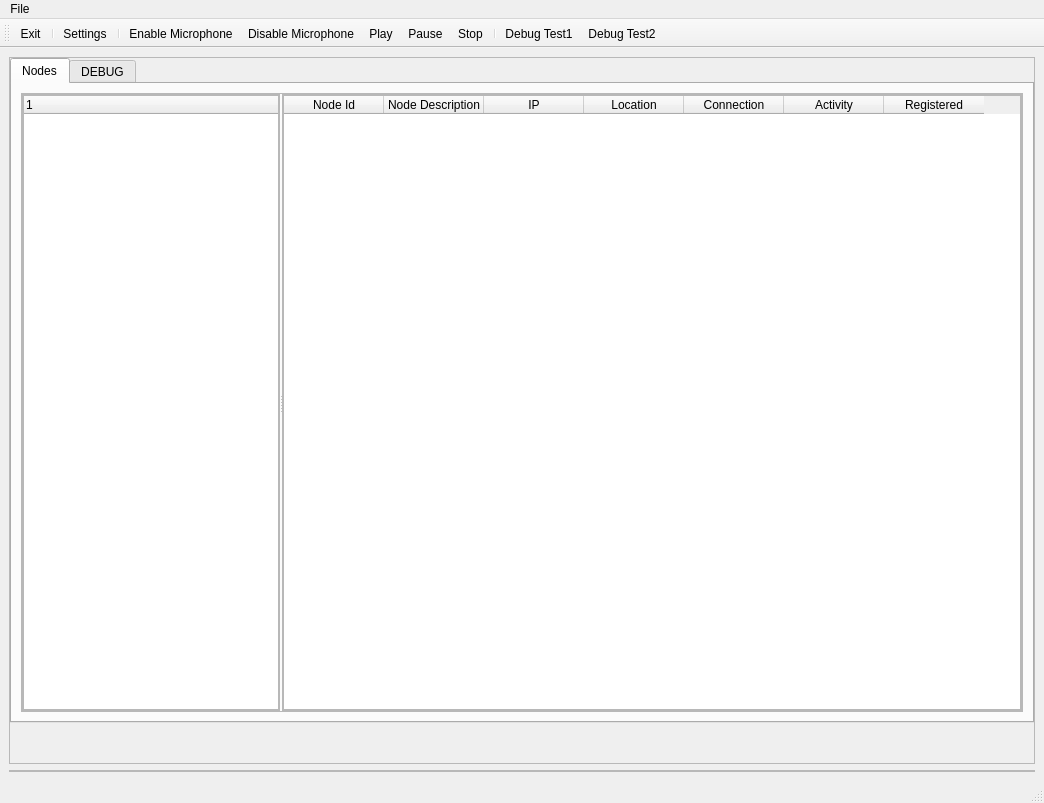
<?xml version="1.0" encoding="UTF-8"?>
<ui version="4.0">
 <class>MainWindow</class>
 <widget class="QMainWindow" name="MainWindow">
  <property name="geometry">
   <rect>
    <x>0</x>
    <y>0</y>
    <width>1044</width>
    <height>803</height>
   </rect>
  </property>
  <property name="sizePolicy">
   <sizepolicy hsizetype="Maximum" vsizetype="Maximum">
    <horstretch>0</horstretch>
    <verstretch>0</verstretch>
   </sizepolicy>
  </property>
  <property name="windowTitle">
   <string>Artı Altı VOIP Application V0.5</string>
  </property>
  <widget class="QWidget" name="centralwidget">
   <layout class="QGridLayout" name="gridLayout_3">
    <item row="1" column="0">
     <widget class="QFrame" name="frame_2">
      <property name="sizePolicy">
       <sizepolicy hsizetype="Preferred" vsizetype="Fixed">
        <horstretch>0</horstretch>
        <verstretch>0</verstretch>
       </sizepolicy>
      </property>
      <property name="frameShape">
       <enum>QFrame::StyledPanel</enum>
      </property>
      <property name="frameShadow">
       <enum>QFrame::Raised</enum>
      </property>
      <layout class="QFormLayout" name="formLayout">
       <property name="leftMargin">
        <number>0</number>
       </property>
       <property name="topMargin">
        <number>0</number>
       </property>
       <property name="rightMargin">
        <number>0</number>
       </property>
       <property name="bottomMargin">
        <number>0</number>
       </property>
      </layout>
     </widget>
    </item>
    <item row="0" column="0">
     <widget class="QFrame" name="frame">
      <property name="sizePolicy">
       <sizepolicy hsizetype="Preferred" vsizetype="Expanding">
        <horstretch>0</horstretch>
        <verstretch>0</verstretch>
       </sizepolicy>
      </property>
      <property name="autoFillBackground">
       <bool>false</bool>
      </property>
      <property name="frameShape">
       <enum>QFrame::StyledPanel</enum>
      </property>
      <property name="frameShadow">
       <enum>QFrame::Raised</enum>
      </property>
      <property name="lineWidth">
       <number>0</number>
      </property>
      <layout class="QGridLayout" name="gridLayout">
       <property name="leftMargin">
        <number>0</number>
       </property>
       <property name="topMargin">
        <number>0</number>
       </property>
       <property name="rightMargin">
        <number>0</number>
       </property>
       <property name="bottomMargin">
        <number>0</number>
       </property>
       <property name="spacing">
        <number>0</number>
       </property>
       <item row="0" column="0">
        <widget class="QTabWidget" name="tabWidget">
         <property name="sizePolicy">
          <sizepolicy hsizetype="Expanding" vsizetype="Expanding">
           <horstretch>0</horstretch>
           <verstretch>0</verstretch>
          </sizepolicy>
         </property>
         <property name="currentIndex">
          <number>0</number>
         </property>
         <property name="tabsClosable">
          <bool>false</bool>
         </property>
         <widget class="QWidget" name="tabMain">
          <attribute name="title">
           <string>Nodes</string>
          </attribute>
          <layout class="QGridLayout" name="gridLayout_2">
           <item row="0" column="0">
            <widget class="QFrame" name="frame_5">
             <property name="frameShape">
              <enum>QFrame::StyledPanel</enum>
             </property>
             <property name="frameShadow">
              <enum>QFrame::Raised</enum>
             </property>
             <layout class="QGridLayout" name="gridLayout_4">
              <property name="leftMargin">
               <number>0</number>
              </property>
              <property name="topMargin">
               <number>0</number>
              </property>
              <property name="rightMargin">
               <number>0</number>
              </property>
              <property name="bottomMargin">
               <number>0</number>
              </property>
              <property name="spacing">
               <number>0</number>
              </property>
              <item row="0" column="0">
               <widget class="QSplitter" name="splitter">
                <property name="frameShadow">
                 <enum>QFrame::Raised</enum>
                </property>
                <property name="lineWidth">
                 <number>5</number>
                </property>
                <property name="orientation">
                 <enum>Qt::Horizontal</enum>
                </property>
                <property name="opaqueResize">
                 <bool>false</bool>
                </property>
                <property name="handleWidth">
                 <number>2</number>
                </property>
                <property name="childrenCollapsible">
                 <bool>true</bool>
                </property>
                <widget class="QFrame" name="frame_3">
                 <property name="sizePolicy">
                  <sizepolicy hsizetype="Preferred" vsizetype="Preferred">
                   <horstretch>0</horstretch>
                   <verstretch>0</verstretch>
                  </sizepolicy>
                 </property>
                 <property name="frameShape">
                  <enum>QFrame::StyledPanel</enum>
                 </property>
                 <property name="frameShadow">
                  <enum>QFrame::Raised</enum>
                 </property>
                 <layout class="QGridLayout" name="gridLayout_5">
                  <property name="leftMargin">
                   <number>0</number>
                  </property>
                  <property name="topMargin">
                   <number>0</number>
                  </property>
                  <property name="rightMargin">
                   <number>0</number>
                  </property>
                  <property name="bottomMargin">
                   <number>0</number>
                  </property>
                  <property name="spacing">
                   <number>0</number>
                  </property>
                  <item row="0" column="0">
                   <widget class="QTreeWidget" name="treeWidget1">
                    <property name="sizePolicy">
                     <sizepolicy hsizetype="Preferred" vsizetype="Expanding">
                      <horstretch>0</horstretch>
                      <verstretch>0</verstretch>
                     </sizepolicy>
                    </property>
                    <column>
                     <property name="text">
                      <string notr="true">1</string>
                     </property>
                    </column>
                   </widget>
                  </item>
                 </layout>
                </widget>
                <widget class="QFrame" name="frame_4">
                 <property name="sizePolicy">
                  <sizepolicy hsizetype="Preferred" vsizetype="Preferred">
                   <horstretch>20</horstretch>
                   <verstretch>0</verstretch>
                  </sizepolicy>
                 </property>
                 <property name="frameShape">
                  <enum>QFrame::StyledPanel</enum>
                 </property>
                 <property name="frameShadow">
                  <enum>QFrame::Raised</enum>
                 </property>
                 <layout class="QGridLayout" name="gridLayout_6">
                  <property name="leftMargin">
                   <number>0</number>
                  </property>
                  <property name="topMargin">
                   <number>0</number>
                  </property>
                  <property name="rightMargin">
                   <number>0</number>
                  </property>
                  <property name="bottomMargin">
                   <number>0</number>
                  </property>
                  <property name="spacing">
                   <number>0</number>
                  </property>
                  <item row="0" column="0">
                   <widget class="QTableWidget" name="tableWidget1">
                    <property name="sizePolicy">
                     <sizepolicy hsizetype="Expanding" vsizetype="Expanding">
                      <horstretch>0</horstretch>
                      <verstretch>0</verstretch>
                     </sizepolicy>
                    </property>
                    <property name="autoFillBackground">
                     <bool>false</bool>
                    </property>
                    <attribute name="horizontalHeaderVisible">
                     <bool>true</bool>
                    </attribute>
                    <attribute name="verticalHeaderVisible">
                     <bool>false</bool>
                    </attribute>
                    <column>
                     <property name="text">
                      <string>Node Id</string>
                     </property>
                    </column>
                    <column>
                     <property name="text">
                      <string>Node Description</string>
                     </property>
                    </column>
                    <column>
                     <property name="text">
                      <string>IP</string>
                     </property>
                    </column>
                    <column>
                     <property name="text">
                      <string>Location</string>
                     </property>
                    </column>
                    <column>
                     <property name="text">
                      <string>Connection</string>
                     </property>
                    </column>
                    <column>
                     <property name="text">
                      <string>Activity</string>
                     </property>
                    </column>
                    <column>
                     <property name="text">
                      <string>Registered</string>
                     </property>
                    </column>
                   </widget>
                  </item>
                 </layout>
                </widget>
               </widget>
              </item>
             </layout>
            </widget>
           </item>
          </layout>
         </widget>
         <widget class="QWidget" name="tabDebug">
          <property name="toolTip">
           <string>Debug Tab</string>
          </property>
          <attribute name="title">
           <string>DEBUG</string>
          </attribute>
          <layout class="QGridLayout" name="gridLayout_7">
           <item row="0" column="0">
            <widget class="QFrame" name="frame_8">
             <property name="frameShape">
              <enum>QFrame::StyledPanel</enum>
             </property>
             <property name="frameShadow">
              <enum>QFrame::Raised</enum>
             </property>
             <layout class="QGridLayout" name="gridLayout_9">
              <item row="0" column="0">
               <widget class="QFrame" name="frame_6">
                <property name="sizePolicy">
                 <sizepolicy hsizetype="Preferred" vsizetype="Preferred">
                  <horstretch>0</horstretch>
                  <verstretch>0</verstretch>
                 </sizepolicy>
                </property>
                <property name="frameShape">
                 <enum>QFrame::StyledPanel</enum>
                </property>
                <property name="frameShadow">
                 <enum>QFrame::Raised</enum>
                </property>
                <layout class="QGridLayout" name="gridLayout_10">
                 <item row="0" column="2">
                  <widget class="QLabel" name="label1">
                   <property name="sizePolicy">
                    <sizepolicy hsizetype="Maximum" vsizetype="Maximum">
                     <horstretch>0</horstretch>
                     <verstretch>0</verstretch>
                    </sizepolicy>
                   </property>
                   <property name="text">
                    <string>TextLabel</string>
                   </property>
                  </widget>
                 </item>
                 <item row="0" column="1">
                  <widget class="QPushButton" name="pushButton_2">
                   <property name="sizePolicy">
                    <sizepolicy hsizetype="Fixed" vsizetype="Preferred">
                     <horstretch>0</horstretch>
                     <verstretch>0</verstretch>
                    </sizepolicy>
                   </property>
                   <property name="text">
                    <string/>
                   </property>
                   <property name="icon">
                    <iconset resource="Resources.qrc">
                     <normaloff>:/res/Resources/Icons/2.ico</normaloff>:/res/Resources/Icons/2.ico</iconset>
                   </property>
                   <property name="iconSize">
                    <size>
                     <width>32</width>
                     <height>32</height>
                    </size>
                   </property>
                  </widget>
                 </item>
                 <item row="0" column="0">
                  <widget class="QPushButton" name="pushButtonAddRow">
                   <property name="sizePolicy">
                    <sizepolicy hsizetype="Fixed" vsizetype="Fixed">
                     <horstretch>0</horstretch>
                     <verstretch>0</verstretch>
                    </sizepolicy>
                   </property>
                   <property name="text">
                    <string/>
                   </property>
                   <property name="icon">
                    <iconset resource="Resources.qrc">
                     <normaloff>:/res/Resources/Icons/1.ico</normaloff>:/res/Resources/Icons/1.ico</iconset>
                   </property>
                   <property name="iconSize">
                    <size>
                     <width>32</width>
                     <height>32</height>
                    </size>
                   </property>
                  </widget>
                 </item>
                </layout>
               </widget>
              </item>
              <item row="1" column="0">
               <widget class="QFrame" name="frame_7">
                <property name="sizePolicy">
                 <sizepolicy hsizetype="Expanding" vsizetype="Expanding">
                  <horstretch>0</horstretch>
                  <verstretch>0</verstretch>
                 </sizepolicy>
                </property>
                <property name="frameShape">
                 <enum>QFrame::StyledPanel</enum>
                </property>
                <property name="frameShadow">
                 <enum>QFrame::Raised</enum>
                </property>
                <layout class="QGridLayout" name="gridLayout_8">
                 <item row="0" column="0">
                  <widget class="QTextEdit" name="textEditDebug1">
                   <property name="font">
                    <font>
                     <family>Courier New</family>
                     <pointsize>12</pointsize>
                    </font>
                   </property>
                  </widget>
                 </item>
                </layout>
               </widget>
              </item>
             </layout>
            </widget>
           </item>
          </layout>
         </widget>
        </widget>
       </item>
       <item row="1" column="0">
        <spacer name="verticalSpacer">
         <property name="orientation">
          <enum>Qt::Vertical</enum>
         </property>
         <property name="sizeType">
          <enum>QSizePolicy::Fixed</enum>
         </property>
         <property name="sizeHint" stdset="0">
          <size>
           <width>20</width>
           <height>40</height>
          </size>
         </property>
        </spacer>
       </item>
      </layout>
     </widget>
    </item>
   </layout>
  </widget>
  <widget class="QMenuBar" name="menubar">
   <property name="geometry">
    <rect>
     <x>0</x>
     <y>0</y>
     <width>1044</width>
     <height>21</height>
    </rect>
   </property>
   <widget class="QMenu" name="menuFile">
    <property name="title">
     <string>File</string>
    </property>
    <addaction name="actionSettings"/>
    <addaction name="actionExit"/>
   </widget>
   <addaction name="menuFile"/>
  </widget>
  <widget class="QStatusBar" name="statusbar">
   <property name="mouseTracking">
    <bool>false</bool>
   </property>
   <property name="toolTip">
    <string>ddddddd</string>
   </property>
  </widget>
  <widget class="QToolBar" name="toolBar">
   <property name="windowTitle">
    <string>toolBar</string>
   </property>
   <attribute name="toolBarArea">
    <enum>TopToolBarArea</enum>
   </attribute>
   <attribute name="toolBarBreak">
    <bool>false</bool>
   </attribute>
   <addaction name="actionExit"/>
   <addaction name="separator"/>
   <addaction name="actionSettings"/>
   <addaction name="separator"/>
   <addaction name="actionMicOn"/>
   <addaction name="actionMicOff"/>
   <addaction name="actionPlay"/>
   <addaction name="actionPause"/>
   <addaction name="actionStop"/>
   <addaction name="separator"/>
   <addaction name="actionDebugTest1"/>
   <addaction name="actionDebugTest2"/>
  </widget>
  <action name="actionExit">
   <property name="icon">
    <iconset resource="Resources.qrc">
     <normaloff>:/res/Resources/Icons/Cancel.ico</normaloff>:/res/Resources/Icons/Cancel.ico</iconset>
   </property>
   <property name="text">
    <string>Exit</string>
   </property>
  </action>
  <action name="actionSettings">
   <property name="checkable">
    <bool>false</bool>
   </property>
   <property name="checked">
    <bool>false</bool>
   </property>
   <property name="icon">
    <iconset resource="Resources.qrc">
     <normaloff>:/res/Resources/Icons/Gear.ico</normaloff>:/res/Resources/Icons/Gear.ico</iconset>
   </property>
   <property name="text">
    <string>Settings</string>
   </property>
  </action>
  <action name="actionMicOn">
   <property name="icon">
    <iconset resource="Resources.qrc">
     <normaloff>:/res/Resources/Icons/Microphone_Green.ico</normaloff>:/res/Resources/Icons/Microphone_Green.ico</iconset>
   </property>
   <property name="text">
    <string>Enable Microphone</string>
   </property>
   <property name="toolTip">
    <string>Enable Microphone</string>
   </property>
  </action>
  <action name="actionMicOff">
   <property name="icon">
    <iconset resource="Resources.qrc">
     <normaloff>:/res/Resources/Icons/Microphone_Red.ico</normaloff>:/res/Resources/Icons/Microphone_Red.ico</iconset>
   </property>
   <property name="text">
    <string>Disable Microphone</string>
   </property>
  </action>
  <action name="actionPlay">
   <property name="icon">
    <iconset resource="Resources.qrc">
     <normaloff>:/res/Resources/Icons/Player Play_Green.ico</normaloff>:/res/Resources/Icons/Player Play_Green.ico</iconset>
   </property>
   <property name="text">
    <string>Play</string>
   </property>
   <property name="toolTip">
    <string>Play</string>
   </property>
  </action>
  <action name="actionStop">
   <property name="icon">
    <iconset resource="Resources.qrc">
     <normaloff>:/res/Resources/Icons/Player Stop_Red.ico</normaloff>:/res/Resources/Icons/Player Stop_Red.ico</iconset>
   </property>
   <property name="text">
    <string>Stop</string>
   </property>
   <property name="toolTip">
    <string>Stop Play</string>
   </property>
  </action>
  <action name="actionPause">
   <property name="icon">
    <iconset resource="Resources.qrc">
     <normaloff>:/res/Resources/Icons/Player Pause_Red.ico</normaloff>:/res/Resources/Icons/Player Pause_Red.ico</iconset>
   </property>
   <property name="text">
    <string>Pause</string>
   </property>
   <property name="toolTip">
    <string>Pause</string>
   </property>
  </action>
  <action name="actionDebugTest1">
   <property name="icon">
    <iconset resource="Resources.qrc">
     <normaloff>:/res/Resources/Icons/1.ico</normaloff>:/res/Resources/Icons/1.ico</iconset>
   </property>
   <property name="text">
    <string>Debug Test1</string>
   </property>
   <property name="toolTip">
    <string>Debug Test1</string>
   </property>
  </action>
  <action name="actionDebugTest2">
   <property name="icon">
    <iconset resource="Resources.qrc">
     <normaloff>:/res/Resources/Icons/2.ico</normaloff>:/res/Resources/Icons/2.ico</iconset>
   </property>
   <property name="text">
    <string>Debug Test2</string>
   </property>
   <property name="toolTip">
    <string>Debug Test2</string>
   </property>
  </action>
 </widget>
 <resources>
  <include location="Resources.qrc"/>
 </resources>
 <connections/>
</ui>
